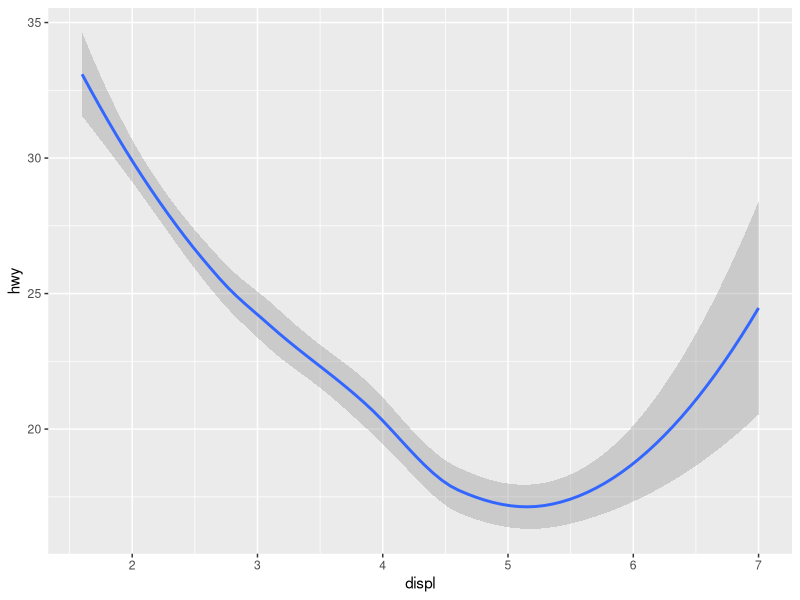
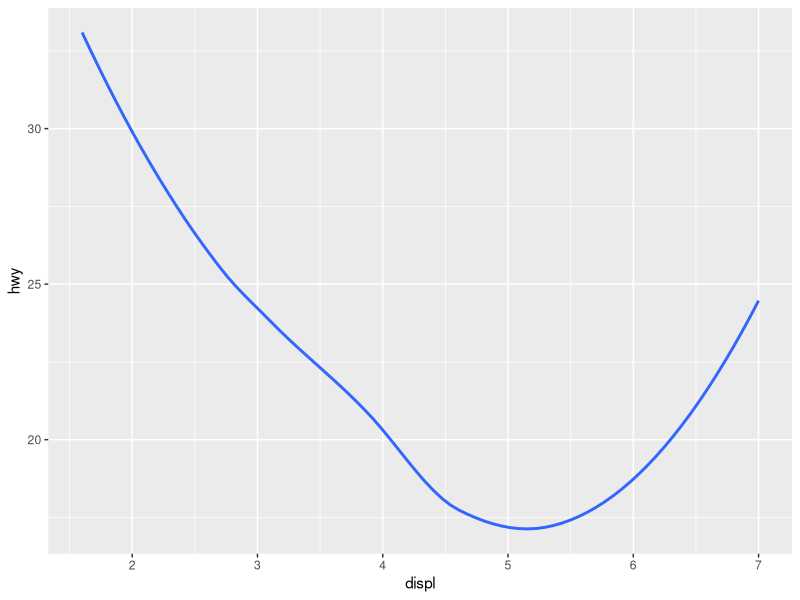
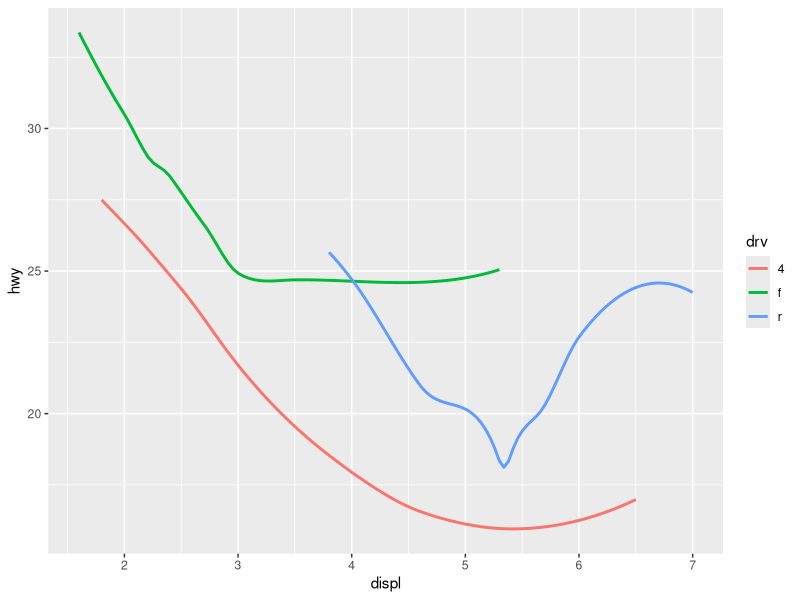
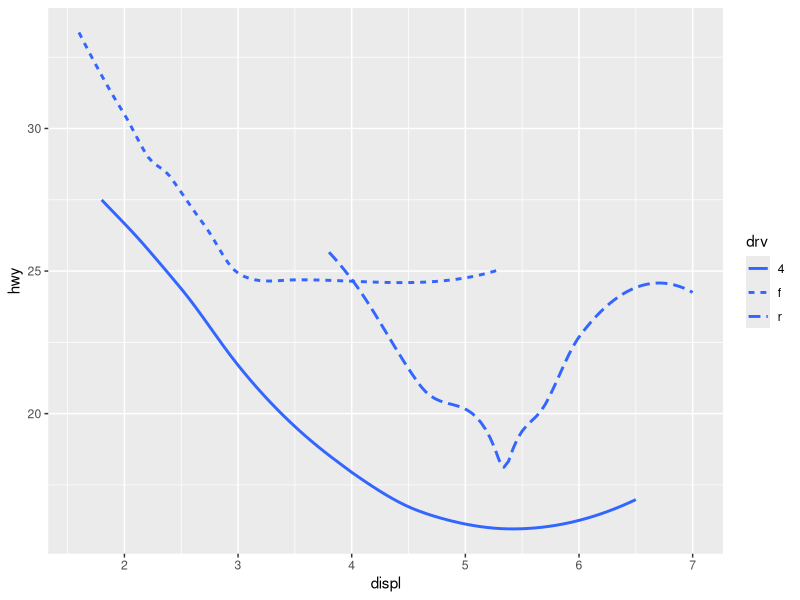
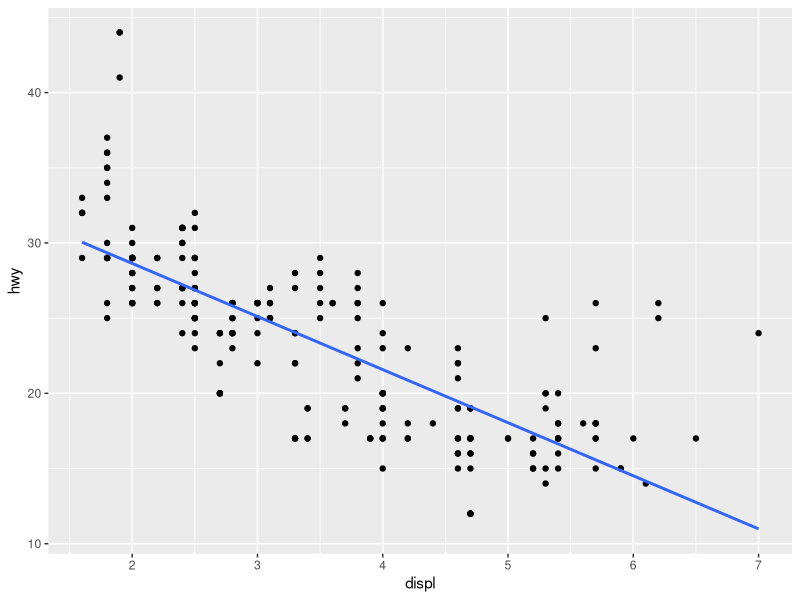
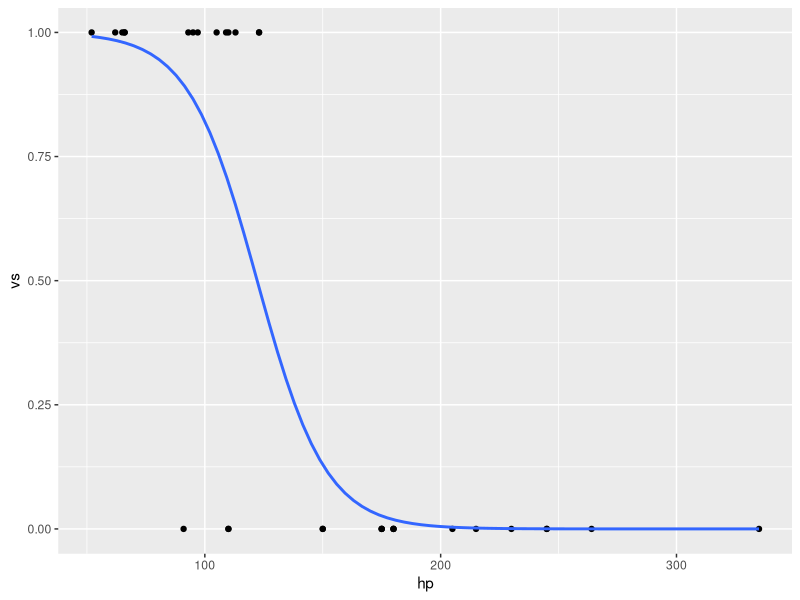
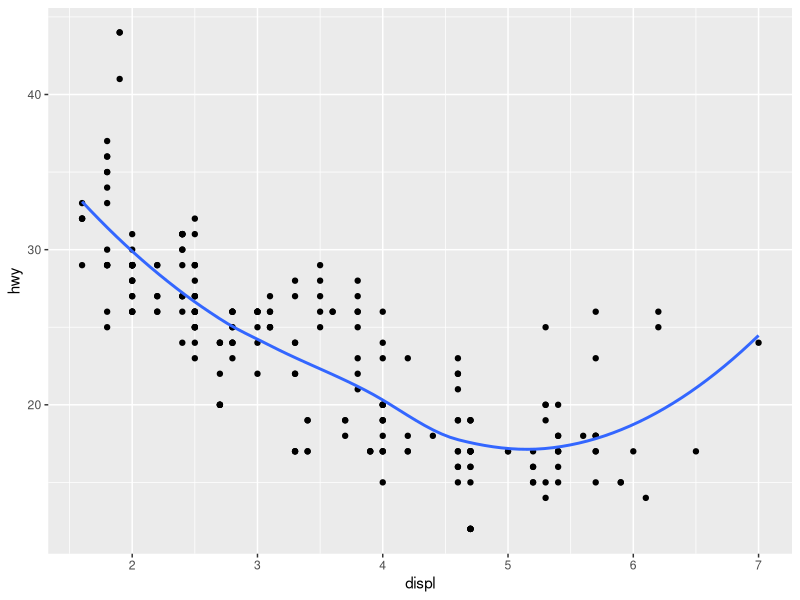
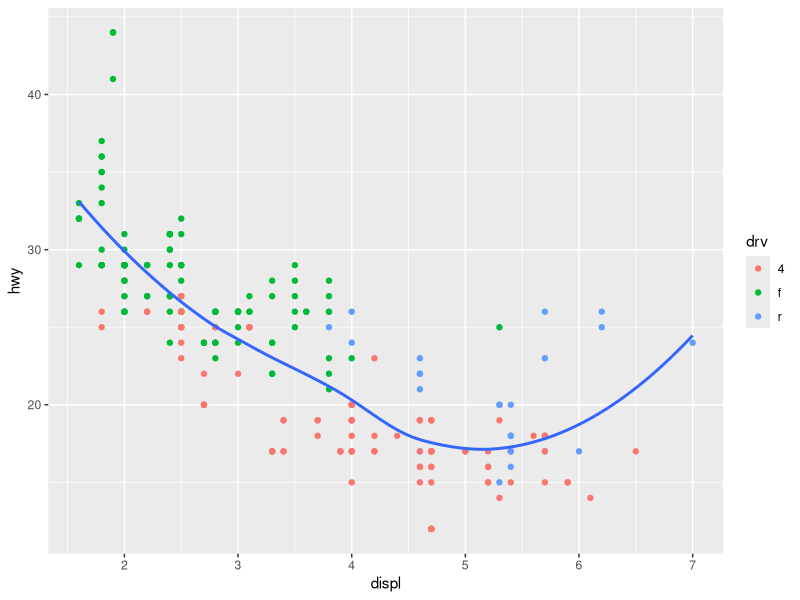

R code for these plots, in order:
## ---- chunk 1
#| label: setup
#| include: false
knitr::opts_chunk$set(
  echo = TRUE,
  message = FALSE,
  warning = FALSE,
  fig.width = 6,
  fig.height = 3.6,
  fig.align = "center",
  dpi = 120,
  error = TRUE,
  fig.path = "_figs/geoms/"
)
library(tidyverse)
data("mpg")
## ---- chunk 2
#| label: smooth-default
ggplot(data = mpg, mapping = aes(x = displ, y = hwy)) +
  geom_smooth()
## ---- chunk 3
#| label: smooth-no-se
ggplot(data = mpg, mapping = aes(x = displ, y = hwy)) +
  geom_smooth(se = FALSE)
## ---- chunk 4
#| label: smooth-color-drv
ggplot(data = mpg, mapping = aes(x = displ, y = hwy, color = drv)) +
  geom_smooth(se = FALSE)
## ---- chunk 5
#| label: smooth-linetype-drv
ggplot(data = mpg, mapping = aes(x = displ, y = hwy, linetype = drv)) +
  geom_smooth(se = FALSE)
## ---- chunk 6
#| label: smooth-lm
ggplot(data = mpg, mapping = aes(x = displ, y = hwy)) +
  geom_point() +
  geom_smooth(se = FALSE, method = lm)
## ---- chunk 7
#| label: smooth-glm
ggplot(data = mtcars, mapping = aes(x = hp, y = vs)) +
  geom_point() +
  geom_smooth(method = glm, method.args = list(family = "binomial"), se = FALSE)
## ---- chunk 8
#| label: inherit-mapping
ggplot(data = mpg, mapping = aes(x = displ, y = hwy)) +
  geom_point() +
  geom_smooth(se = FALSE)
## ---- chunk 9
#| label: local-color-mapping
ggplot(data = mpg, mapping = aes(x = displ, y = hwy)) +
  geom_point(mapping = aes(color = drv)) +
  geom_smooth(se = FALSE)
## ---- chunk 10
#| label: overplot-raw
ggplot(data = mpg, mapping = aes(x = cty, y = hwy)) +
  geom_point()
## ---- chunk 11
#| label: overplot-jitter
ggplot(data = mpg, mapping = aes(x = cty, y = hwy)) +
  geom_jitter()
## ---- chunk 12
#| label: overplot-alpha
ggplot(data = mpg, mapping = aes(x = cty, y = hwy)) +
  geom_point(alpha = 0.1)
## ---- chunk 13
#| label: hex-diamonds
data("diamonds")

ggplot(data = diamonds, mapping = aes(x = carat, y = price)) +
  geom_hex(bins = 50) +
  viridis::scale_fill_viridis()
## ---- chunk 14
#| label: hist-default
ggplot(data = mpg, mapping = aes(x = hwy)) +
  geom_histogram()
## ---- chunk 15
#| label: hist-bins
ggplot(data = mpg, mapping = aes(x = hwy)) +
  geom_histogram(bins = 20)
## ---- chunk 16
#| label: hist-binwidth
ggplot(data = mpg, mapping = aes(x = hwy)) +
  geom_histogram(binwidth = 5)
## ---- chunk 17
#| label: hist-fill-drv
ggplot(data = mpg, mapping = aes(x = hwy, fill = drv)) +
  geom_histogram(bins = 20)
## ---- chunk 18
#| label: hist-identity
ggplot(data = mpg, mapping = aes(x = hwy, fill = drv)) +
  geom_histogram(bins = 20, position = "identity", alpha = 0.3)
## ---- chunk 19
#| label: hist-dodge
ggplot(data = mpg, mapping = aes(x = hwy, fill = drv)) +
  geom_histogram(bins = 20, position = "dodge")
## ---- chunk 20
#| label: hist-fill-pos
ggplot(data = mpg, mapping = aes(x = hwy, fill = drv)) +
  geom_histogram(bins = 20, position = "fill")
## ---- chunk 21
#| label: density
ggplot(data = mpg, mapping = aes(x = hwy)) +
  geom_density()
## ---- chunk 22
#| label: density-fill
ggplot(data = mpg, mapping = aes(x = hwy, fill = drv)) +
  geom_density(alpha = 0.3)
## ---- chunk 23
#| label: boxplot-drv
ggplot(data = mpg, mapping = aes(x = drv, y = hwy)) +
  geom_boxplot()
## ---- chunk 24
#| label: txhousing-raw
#| fig-height: 4.2
txhousing |>
  ggplot(aes(x = as.factor(year), y = volume)) +
  geom_boxplot()
## ---- chunk 25
#| label: txhousing-log
#| fig-height: 4.2
txhousing |>
  ggplot(aes(x = as.factor(year), y = volume)) +
  geom_boxplot() +
  scale_y_log10()
